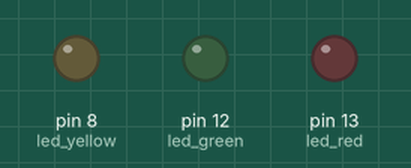
Recording of a sketch running on a simulated Arduino Uno, built with avr-gcc and run on an emulated ATmega328P. On the bench: output pins drawn as LEDs (lit = HIGH).

Above: at 0.5 s.
At 1.5 s:
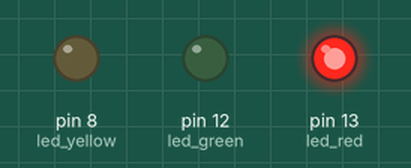
At 3.5 s:
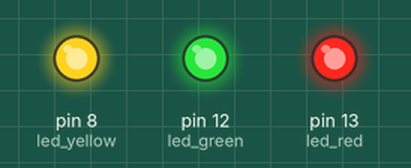
At 4.5 s:
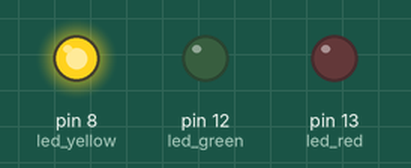
At 5.5 s:
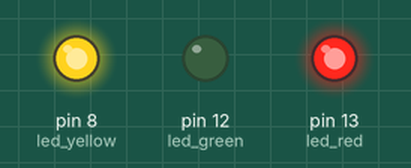
At 6.5 s:
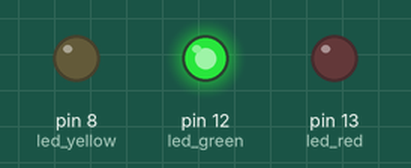
Timing chart, 0 to 7.8 s (numbered marks = the images above):
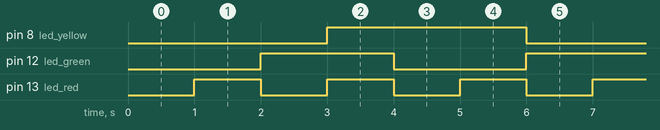

The sketch:

HW2-1.ino
```cpp
const int led_red = 13;
const int led_green = 12;
const int led_yellow = 8;
unsigned long l1, l2;
unsigned long interval = 1000;
int fON1 = LOW;
int fON2 = LOW;
int fON3 = LOW;
int i = 0;

void setup() {
  // put your setup code here, to run once:
  pinMode(led_red, OUTPUT);
  pinMode(led_green, OUTPUT);
  pinMode(led_yellow, OUTPUT);
  l1 = 0;
}

void loop() {
  // put your main code here, to run repeatedly:
  l2 = millis();
  if (l2 - l1 >= interval) {
    ++i;
    l1 = l2;
    if(!fON1) {
      fON1 = HIGH;
    } else {
      fON1 = LOW;
    }
    digitalWrite(led_red, fON1);

    if(i % 2 == 0) {
        if(!fON2) {
          fON2 = HIGH;
      } else {
          fON2 = LOW;
      }
    }
    digitalWrite(led_green, fON2);

    if(i % 3 == 0) {
        if(!fON3) {
          fON3 = HIGH;
      } else {
          fON3 = LOW;
      }
    }
    digitalWrite(led_yellow, fON3);
  }
}
```

Measured:
- by itself, pin 8 (led_yellow): alternates HIGH for 3.0 s and LOW for 3.0 s
- by itself, pin 12 (led_green): alternates HIGH for 2.0 s and LOW for 2.0 s
- by itself, pin 13 (led_red): alternates HIGH for 1.0 s and LOW for 1.0 s
